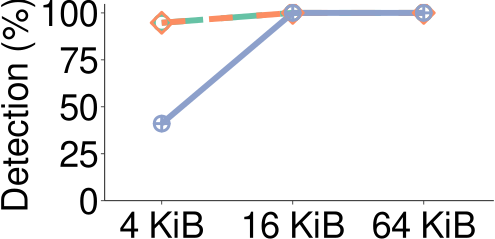

Reproduce this figure in R.
library(grid)
library(ggplot2)
library(extrafont)
require("RColorBrewer")
require(scales)
font_import()
loadfonts()

mywidth=5
myheight=2.5
my_value=c(1,5,10)
my_line=c("longdash","dashed","solid")

if(T){
    args <- commandArgs(trailingOnly = TRUE)
    x1 <- read.table("varyBaseFileSize_linux.data",header=TRUE)
    cairo_pdf(file="varyBaseFileSize_linux.pdf", width=mywidth, height=myheight)
    # x1$ID <- factor(x1$ID, levels=c("1K","5K","10K"), labels=c("W=1K","W=5K","W=10K"))
    x1$type <- factor(x1$type, levels=c("firstFeature","minFeature","allFeature"), labels=c("firstFeature","minFeature","allFeature"))
    ggplot(data=x1, aes(x=ID,y=ratio,shape=type,linetype=type, colour=type)) +
    geom_line(size=2) + 
    geom_point(size=4, stroke=1.5, fill="white") +
    scale_shape_manual(values=c(my_value)) +
    scale_colour_brewer(palette = "Set2") + 
    scale_linetype_manual(values=c(my_line)) +
    coord_cartesian(ylim=c(0.0475, 1),xlim=c(0.7,3.4)) +
    scale_x_continuous(breaks=c(1,2,3),labels=c("4 KiB", "16 KiB", "64 KiB")) +
    scale_y_continuous(breaks=seq(0, 1, 0.25), labels=format(seq(0, 100, 25), scientific=FALSE)) +
    ylab("Detection (%)") +
    xlab(NULL) +
    theme_bw() +
    theme(
        panel.grid.major=element_blank(), panel.grid.minor=element_blank(),
	    panel.background=element_blank(), 
	    # panel.border=element_rect(size=0.5),
	    panel.border = element_blank(),
	    axis.line=element_line(colour="black", size=0.3),
	    axis.ticks=element_line(size=0.3),
        axis.text.x=element_text(margin=margin(5,0,0,0), angle=0, hjust=0.5, colour="black", size=26),
        axis.title.y=element_text(size=26,  hjust=0.6),
        axis.text.y=element_text(margin=margin(0, 2, 0, 0),colour="black",size=26),
        axis.title.x=element_text(size=26),
        legend.title = element_blank(),
        legend.key.size=unit(0.3, "cm"),
        legend.text=element_text(size=20),
        # legend.position=c(0.3,0.82),
        legend.position="none",
        legend.direction="vertical",
        legend.margin = margin(t = 0, unit='cm'),
        plot.margin=unit(c(0.1,0.1,0.1,0.1), "cm")
    )
}
